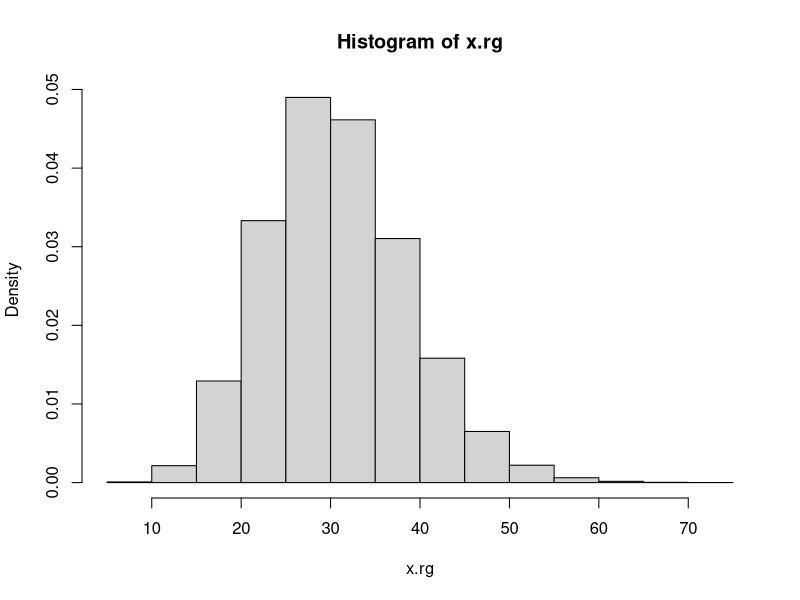
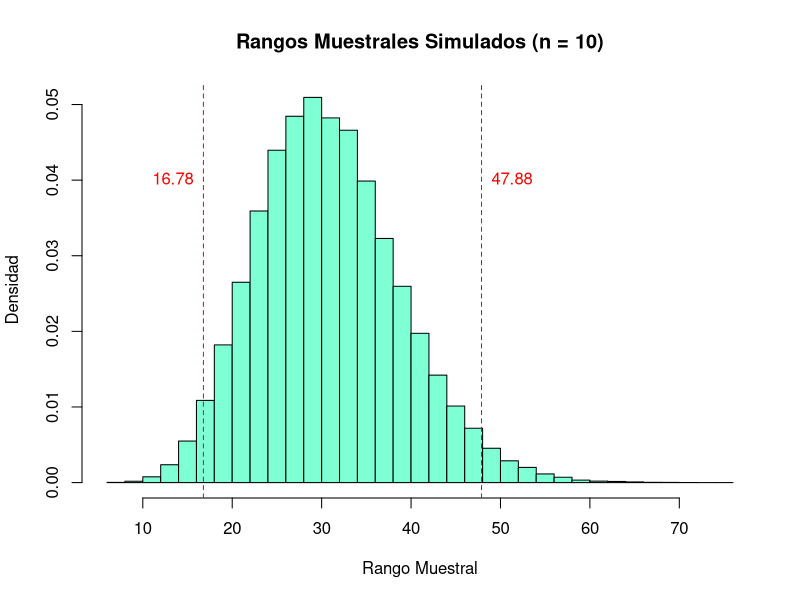
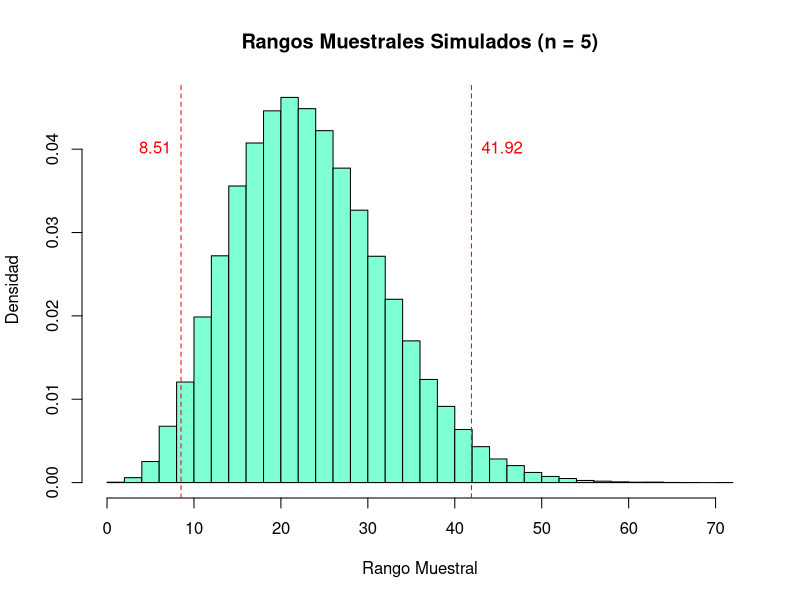
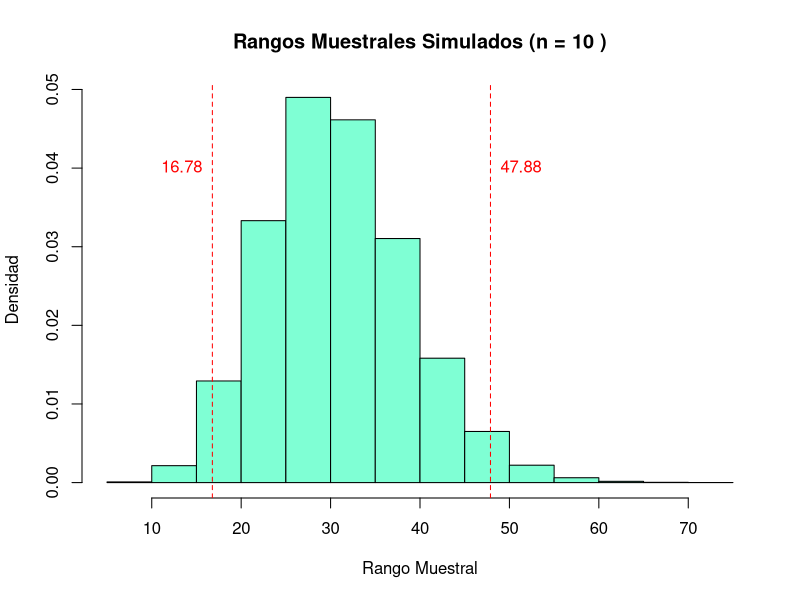
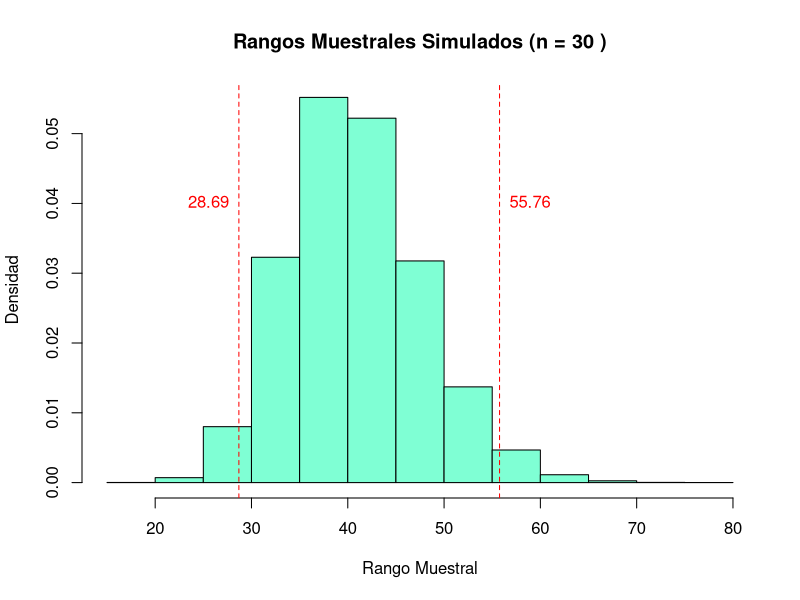
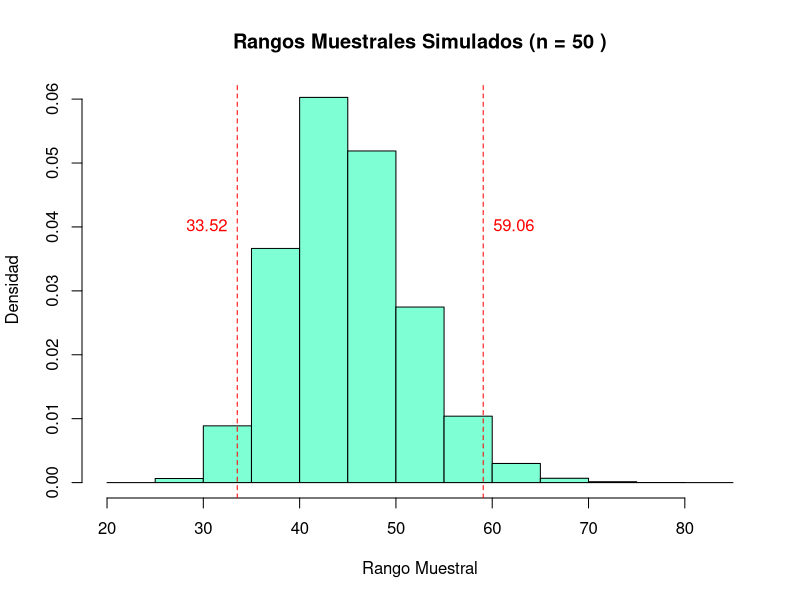
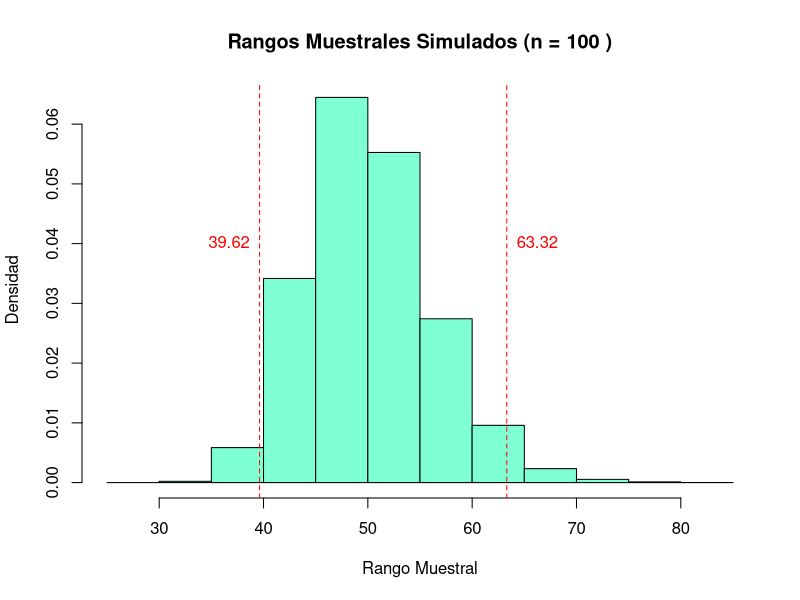
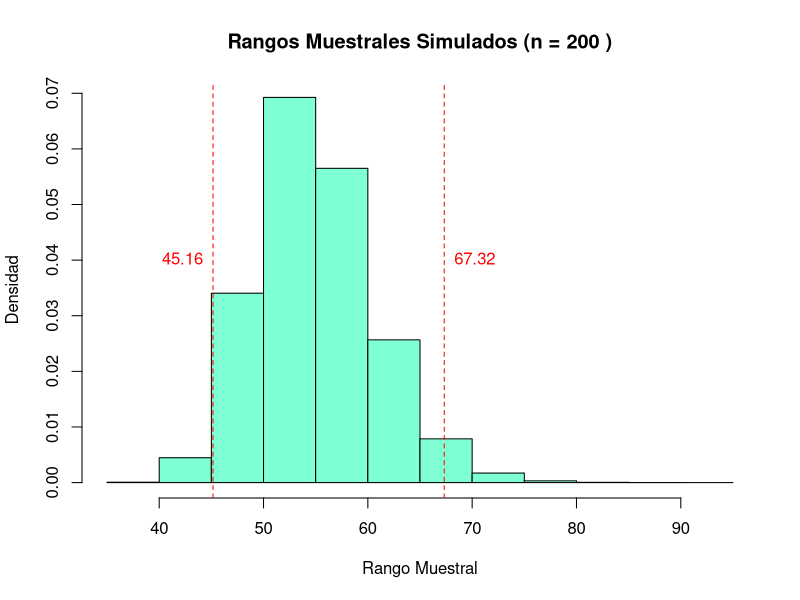

Write the R code that produced these figures, in order. (Note: this script raises an error after producing the figures.)

### -------------------------------------- ###
### ---------- Evaluación FINAL ---------- ###
### -------------------------------------- ###


### -------------------------------------- ###
###     4.2 Rango de una Muestra NORMAL    ###
### -------------------------------------- ###


### -------------------------------------- ###
###    Introducción Teórica - Ejemplo 4.3
### -------------------------------------- ###


# Simulación de 100,000 muestras de tamaño 10, extraídas de una distribución normal 
# con una media de 100 y un desvío estándar de 10: NORM(mu=100, sg=10) 
# Luego, calcula el rango (diferencia entre el valor máximo y el mínimo) de cada muestra 
# y finalmente presenta un resumen estadístico y gráfico de estos rangos.

set.seed(1237)                  # Semilla para reproducibilidad.
m = 100000                      # Número de simulaciones a realizar.
n = 10                          # Tamaño de cada muestra.
mu = 100                        # Media de la distribución normal.
sg = 10                         # Desvío estándar de la distribución normal.
x = rnorm(m*n, mu, sg)          # Genera m*n valores aleatorios de una distr. normal NORM(mu, sg)
DTA = matrix(x, m)              # Convierte el vector x en una matriz con m filas.
x.mx = apply(DTA, 1, max)       # Máximo de cada fila de la matriz DTA.
x.mn = apply(DTA, 1, min)       # Mínimo de cada fila de la matriz DTA.
x.rg = x.mx - x.mn              # Rango (máximo - mínimo) para cada muestra.
rg_mean <- mean(x.rg)           # Media de los rangos.
rg_sd <- sd(x.rg)               # Desvío estándar de los rangos.
rg_quantiles <- quantile(x.rg, c(0.025,0.975))  # Percentiles 2.5% y 97.5% de los rangos.
hist(x.rg, prob=T)              # Dibuja un histograma de los rangos con densidades en lugar de frecuencias.

# Rediseño del histograma del apunte.
hist(x.rg, 
     prob = TRUE, 
     breaks = 26, 
     col = "aquamarine", 
     main = "Rangos Muestrales Simulados (n = 10)", 
     xlab = "Rango Muestral", 
     ylab = "Densidad")

# Agregado de Percentiles 2.5% y 97.5%
abline(v = rg_quantiles, col = "red", lty = 2)
text(rg_quantiles[1], 0.04, labels = round(rg_quantiles[1], 2), col = "red", pos = 2)
text(rg_quantiles[2], 0.04, labels = round(rg_quantiles[2], 2), col = "red", pos = 4)

# Valor de K para que R_unb = KR sea una estimación insesgada de sigma
k <- sg / rg_mean
k

# Intervalo de Confianza del 95% para sigma basado en el rango muestral
ic_r = rg_mean * 1/(rg_quantiles / sg)  

# Longitud promedio del IC calculado a partir de los extremos del IC
# (Resultado expresado como un factor de sigma)
E_LR <- (ic_r[1] - ic_r[2]) / sg 
E_LR

# Longitud promedio del IC calculada directamente con los percentiles de los rangos muestrales
# (Resultado expresado como un factor de sigma)
E_LR2 <- rg_mean * (1/rg_quantiles[1] - 1/rg_quantiles[2]) 
E_LR2


# Mostrar los valores en la consola
cat("Intervalo de confianza del 95% para sigma basado en R =", ic_r, "\n")
cat("Longitud del IC =", E_LR, "sigma\n\n")



### -------------------------------------- ###
###       Problemas de la sección 4.2
### -------------------------------------- ###


# Problema 4.13 
# -------------

# Variación del ejemplo 4.3 para muestras de tamaño 5.

set.seed(1237)                  # Semilla para reproducibilidad.
m = 100000                      # Número de simulaciones a realizar.
n = 5                           # Tamaño de cada muestra.
mu = 100                        # Media de la distribución normal.
sg = 10                         # Desvío estándar de la distribución normal.
x = rnorm(m*n, mu, sg)          # Genera m*n valores aleatorios de una distr. normal NORM(mu, sg)
DTA = matrix(x, m)              # Convierte el vector x en una matriz con m filas.
x.mx = apply(DTA, 1, max)       # Máximo de cada fila de la matriz DTA.
x.mn = apply(DTA, 1, min)       # Mínimo de cada fila de la matriz DTA.
x.rg = x.mx - x.mn              # Rango (máximo - mínimo) para cada muestra.
rg_mean <- mean(x.rg)           # Media de los rangos.
rg_sd <- sd(x.rg)               # Desvío estándar de los rangos.
rg_quantiles <- quantile(x.rg, c(0.025,0.975))  # Calcula los percentiles 2.5% y 97.5% de los rangos.

# Histograma de los rangos con densidades en lugar de frecuencias.
hist(x.rg, 
     prob = TRUE, 
     breaks = 30, 
     col = "aquamarine", 
     main = "Rangos Muestrales Simulados (n = 5)", 
     xlab = "Rango Muestral", 
     ylab = "Densidad")

# Agregado de Percentiles 2.5% y 97.5%
abline(v = rg_quantiles, col = "red", lty = 2)
text(rg_quantiles[1], 0.04, labels = round(rg_quantiles[1], 2), col = "red", pos = 2)
text(rg_quantiles[2], 0.04, labels = round(rg_quantiles[2], 2), col = "red", pos = 4)

# Valor de K para que R_unb = KR sea una estimación insesgada de sigma
k <- sg / rg_mean
k

# Intervalo de Confianza del 95% para sigma basado en el rango muestral
ic_r = rg_mean * 1/(rg_quantiles / sg)  

# Longitud promedio del IC calculado a partir de los extremos del IC
# (Resultado expresado como un factor de sigma)
E_LR <- (ic_r[1] - ic_r[2]) / sg 
E_LR

# Longitud promedio del IC calculada directamente con los percentiles de los rangos muestrales
# (Resultado expresado como un factor de sigma)
E_LR2 <- rg_mean * (1/rg_quantiles[1] - 1/rg_quantiles[2]) 
E_LR2


# Mostrar los valores en la consola
cat("Intervalo de confianza del 95% para sigma basado en R =", ic_r, "\n")
cat("Longitud del IC =", E_LR, "sigma\n\n")



# Problema 4.14 
# -------------

set.seed(1237)                  # Semilla para reproducibilidad.
m = 100000                      # Número de simulaciones a realizar para valores grandes de n.
n_values <- c(10, 30, 50, 100, 200, 500, 1000, 2000)  # Tamaños de muestra a probar.
mu = 100                        # Media de la distribución normal.
sg = 10                         # Desvío estándar de la distribución normal.

for (n in n_values) {
  x = rnorm(m*n, mu, sg)        # Genera m*n valores aleatorios de una distr. normal NORM(mu, sg)
  DTA = matrix(x, m)            # Convierte el vector x en una matriz con m filas.
  x.mx = apply(DTA, 1, max)     # Máximo de cada fila de la matriz DTA.
  x.mn = apply(DTA, 1, min)     # Mínimo de cada fila de la matriz DTA.
  x.rg = x.mx - x.mn            # Rango (máximo - mínimo) para cada muestra.
  rg_mean <- mean(x.rg)         # Media de los rangos.
  rg_sd <- sd(x.rg)             # Desvío estándar de los rangos.
  rg_quantiles <- quantile(x.rg, c(0.025,0.975))  # Calcula los percentiles 2.5% y 97.5% de los rangos.
  
  # Valor de K para que R_unb = KR sea una estimación insesgada de sigma
  K <- sg / rg_mean
  
  # Verificar cuál de los valores propuestos de K es más apropiado (Resultado debe ser próximo a 1)
  K_1_3 <- rg_mean / (3 * sg)
  K_1_4 <- rg_mean / (4 * sg)
  K_1_5 <- rg_mean / (5 * sg)
  K_1_6 <- rg_mean / (6 * sg)
  
  # Imprimir los resultados
  cat("n =", n, "\n")
  cat("Valor de K =", K, "\n")
  cat("K (1/3) =", K_1_3, "\n")
  cat("K (1/4) =", K_1_4, "\n")
  cat("K (1/5) =", K_1_5, "\n")
  cat("K (1/6) =", K_1_6, "\n")
  cat("Media de los rangos =", rg_mean, "\n")
  cat("Desvío estándar de los rangos =", rg_sd, "\n")
  cat("Cuantiles 0.025 y 0.975 =", rg_quantiles, "\n\n")
  
  # Dibuja un histograma de los rangos con densidades en lugar de frecuencias.
  hist(x.rg, 
       prob = TRUE, 
       #breaks = 20, 
       col = "aquamarine", 
       main = paste("Rangos Muestrales Simulados (n =", n, ")"), 
       xlab = "Rango Muestral", 
       ylab = "Densidad")
  
  # Agregado de Percentiles 2.5% y 97.5%
  abline(v = rg_quantiles, col = "red", lty = 2)
  text(rg_quantiles[1], 0.04, labels = round(rg_quantiles[1], 2), col = "red", pos = 2)
  text(rg_quantiles[2], 0.04, labels = round(rg_quantiles[2], 2), col = "red", pos = 4)
}



# Problema 4.15 
# -------------


# Ítem a)
# -------
set.seed(1237)                  # Semilla para reproducibilidad.
m = 100000                      # Número de simulaciones a realizar.
n = 10                          # Tamaño de cada muestra.
mu = 100                        # Media de la distribución normal.
sg = 10                         # Desvío estándar de la distribución normal.
x = rnorm(m*n, mu, sg)          # Genera m*n valores aleatorios de una distr. normal NORM(mu, sg)
DTA = matrix(x, m)              # Convierte el vector x en una matriz con m filas.
x.sd = apply(DTA, 1, sd)        # Desvío estándar de cada fila de la matriz DTA.
sd_mean <- mean(x.sd)           # Media de las desviaciones estándar muestrales.
sd_sd <- sd(x.sd)               # Desvío estándar de las desviaciones estándar muestrales.

# Valor de a para que S_unb = aS sea una estimación insesgada de sigma
a <- sg / sd_mean
a

# Valor de a teórico basado en la distribución chi-cuadrado 
c <- sqrt(2 / (n - 1)) * sqrt(qchisq(0.5, df = n - 1))
a_teorico <- 1 / c
a_teorico


# Ítem b)
# -------

# Intervalo de Confianza del 95% para sigma basado en el desvío estándar
sd_quantiles <- quantile(x.sd, c(0.025,0.975))
ic_s = sd_mean * 1/(sd_quantiles / sg)  

# Longitud promedio del IC calculado a partir de los extremos del IC
# (Resultado expresado como un factor de sigma)
E_LS <- (ic_s[1] - ic_s[2]) / sg 
E_LS

# Longitud promedio del IC calculada directamente con los percentiles de los desvíos
# (Resultado expresado como un factor de sigma)
E_LS2 <- sd_mean * (1/sd_quantiles[1] - 1/sd_quantiles[2]) 
E_LS2


# Límites de confianza del 95% de la distribución chi-cuadrado
chi_sq_limits <- qchisq(c(0.025, 0.975), df = n - 1)

# Intervalo de confianza del 95% para S usando la distribución chi-cuadrado
ic_s_chisq <- sqrt((n - 1) * sd_mean^2 / chi_sq_limits)

# Longitud promedio del IC a partir de la distribución chi-cuadrado
# (Resultado expresado como un factor de sigma)
E_LS_chisq <- (ic_s_chisq[1] - ic_s_chisq[2]) / sg
E_LS_chisq

# Mostrar los valores en la consola
cat("Media de los desvíos =", sd_mean, "\n\n")
cat("Intervalo de confianza del 95% para sigma basado en S =", ic_s, "\n")
cat("Longitud del IC =", E_LS, "sigma\n\n")
cat("Intervalo de confianza del 95% para sigma basado en chi-cuadrado =", ic_s_chisq, "\n")
cat("Longitud del IC =", E_LS_chisq, "sigma\n\n")


# Dibuja un histograma de las desviaciones estándar con densidades en lugar de frecuencias.
hist(x.sd, 
     prob = TRUE, 
     # breaks = 50, 
     col = "aquamarine", 
     main = "Desvíos Estándar Muestrales Simulados (n = 10)", 
     xlab = "Desvío Estándar Muestral", 
     ylab = "Densidad")

# Agregado del valor de la media
abline(v = sd_mean, col = "red", lty = 2)
text(sd_mean, 0.17, labels = round(sd_mean, 2), col = "red", pos = 4)

# Agregado de Percentiles 2.5% y 97.5%
abline(v = sd_quantiles, col = "red", lty = 2)
text(sd_quantiles[1], 0.10, labels = round(sd_quantiles[1], 2), col = "red", pos = 2)
text(sd_quantiles[2], 0.10, labels = round(sd_quantiles[2], 2), col = "red", pos = 4)



# Ítem c)
# -------
set.seed(1237)                  # Semilla para reproducibilidad.
m = 100000                      # Número de simulaciones a realizar.
n = 10                          # Tamaño de cada muestra.
mu = 100                        # Media de la distribución normal.
sg = 10                         # Desvío estándar de la distribución normal.
x = rnorm(m*n, mu, sg)          # Genera m*n valores aleatorios de una distr. normal NORM(mu, sg)
DTA = matrix(x, m)              # Convierte el vector x en una matriz con m filas.

# Calcular R y R_unb (Por si las variables del entorno fueron modificadas)
x.mx = apply(DTA, 1, max)       # Máximo de cada fila de la matriz DTA.
x.mn = apply(DTA, 1, min)       # Mínimo de cada fila de la matriz DTA.
x.rg = x.mx - x.mn              # Rango (máximo - mínimo) para cada muestra.
mean_rg = mean(x.rg)            # Media de los rangos.
K = sg / mean_rg                # Valor de K para que R_unb = KR sea una estimación insesgada de sigma.
R_unb = K * x.rg                # Estimador insesgado de sigma basado en el rango.
var_R_unb = var(R_unb)          # Varianza de R_unb.

# Calcular S y S_unb  (Por si las variables del entorno fueron modificadas)
x.sd = apply(DTA, 1, sd)        # Desvío estándar de cada fila de la matriz DTA.
mean_sd = mean(x.sd)            # Media de las desviaciones estándar muestrales.
a = sg / mean_sd                # Valor de a para que S_unb = aS sea una estimación insesgada de sigma.
S_unb = a * x.sd                # Estimador insesgado de sigma basado en S.
var_S_unb = var(S_unb)          # Varianza de S_unb.

# Comparar varianzas
cat("Varianza de S_unb:", var_S_unb, "\n")
cat("Varianza de R_unb:", var_R_unb, "\n")
cat("¿V(R_unb) >= V(S_unb)?", var_R_unb >= var_S_unb, "\n")



# Problema 4.16 
# -------------

set.seed(1237)                  # Semilla para reproducibilidad.
m = 100000                      # Número de simulaciones a realizar.
n = 2                           # Tamaño de cada muestra.
mu = 100                        # Media de la distribución normal.
sg = 10                         # Desvío estándar de la distribución normal.
x = rnorm(m*n, mu, sg)          # Genera m*n valores aleatorios de una distr. normal NORM(mu, sg)
DTA = matrix(x, m)              # Convierte el vector x en una matriz con m filas.
x.mx = apply(DTA, 1, max)       # Máximo de cada fila de la matriz DTA.
x.mn = apply(DTA, 1, min)       # Mínimo de cada fila de la matriz DTA.
x.rg = x.mx - x.mn              # Rango (máximo - mínimo) para cada muestra.
x.sd = apply(DTA, 1, sd)        # Desvío estándar de cada fila de la matriz DTA.

# Relación entre el rango y el desvío estándar
relation <- x.rg / x.sd         # Relación entre el rango y desvío estándar muestral
mean(relation)                  # Media de la relación. (Debería ser cercano a sqrt(2) )

# Estimador insesgado de sigma basado en rango muestral
K = sg / mean(x.rg)             # Valor de K para que R_unb = KR sea una estimación insesgada de sigma.
R_unb = K * x.rg                # Estimador insesgado de sigma basado en el rango.

# Estimador insesgado de sigma basado en desvío estándar muestral
a = sg / mean(x.sd)             # Valor de a para que S_unb = aS sea una estimación insesgada de sigma.
S_unb = a * x.sd                # Estimador insesgado de sigma basado en S.

# Relación entre los estimadores insesgados de sigma
relation_unb <- R_unb / S_unb
mean(relation_unb)

# Mostrar resultados
cat("Promedio de la relación rango / desvío estándar muestral: ", mean(relation), "\n")
cat("Promedio de la relación de los estimadores insesgados: ", mean(relation_unb), "\n")




# Problema 4.17 
# -------------


# Ítem a)
# -------
set.seed(1237)                  # Semilla para reproducibilidad.
m = 100000                      # Número de simulaciones a realizar.
n = 10                          # Tamaño de cada muestra.
mu = 100                        # Media de la distribución uniforme.
sg = 10                         # Desvío estándar de la distribución uniforme.
a = mu - sqrt(3) * sg           # Límite inferior de la distribución uniforme.
b = mu + sqrt(3) * sg           # Límite superior de la distribución uniforme.
x = runif(m*n, a, b)            # Genera m*n valores aleatorios de una distr. uniforme.
DTA = matrix(x, m)              # Convierte el vector x en una matriz con m filas.
x.mx = apply(DTA, 1, max)       # Máximo de cada fila de la matriz DTA.
x.mn = apply(DTA, 1, min)       # Mínimo de cada fila de la matriz DTA.
x.rg = x.mx - x.mn              # Rango (máximo - mínimo) para cada muestra.
x.sd = apply(DTA, 1, sd)        # Desvío estándar de cada fila de la matriz DTA.

# Estimador insesgado de sigma basado en rango muestral
K = sg / mean(x.rg)             # Valor de K para que R_unb = KR sea una estimación insesgada de sigma.
R_unb = K * x.rg                # Estimador insesgado de sigma basado en el rango.

# Estimador insesgado de sigma basado en desvío estándar muestral
a = sg / mean(x.sd)             # Valor de a para que S_unb = aS sea una estimación insesgada de sigma.
S_unb = a * x.sd                # Estimador insesgado de sigma basado en S.

# Mostrar los valores en la consola
cat("Constante K para el rango:", K, "\n")
cat("Constante K para el desvío estándar:", a, "\n")
cat("Media del estimador insesgado de sigma basado en rango muestral:", mean(R_unb), "\n")
cat("Media del estimador insesgado de sigma basado en desvío estándar muestral:", mean(S_unb), "\n")



# Ítem b)
# -------

# Calcular las varianzas
var_R_unb = var(R_unb)
var_S_unb = var(S_unb)

# Comparar varianzas
cat("Varianza de R_unb:", var_R_unb, "\n")
cat("Varianza de S_unb:", var_S_unb, "\n")
cat("¿V(R_unb) < V(S_unb)?", var_R_unb < var_S_unb, "\n")



# Ítem c)
# -------

# Calcular los cuantiles de R_unb y S_unb
quantiles_R_unb <- quantile(R_unb, c(0.025, 0.975))
quantiles_S_unb <- quantile(S_unb, c(0.025, 0.975))

# Intervalos de confianza del 95% para sigma basado en R_unb y S_unb
ic_runb = mean(R_unb) / (quantiles_R_unb / sg) # 14.760343  8.392721 
ic_sunb = mean(S_unb) / (quantiles_S_unb / sg) # 15.355552  7.666517

# En términos de sigma
ic_runb_sg = mean(R_unb) / (quantiles_R_unb ) # 1.4760343  0.8392721 
ic_sunb_sg = mean(S_unb) / (quantiles_S_unb ) # 1.5355552  0.7666517

# Longitud promedio del IC del 95% para sigma basado en R_unb y S_unb
# (Resultado expresado como un factor de sigma)
E_LRunb <- ic_runb_sg[1] - ic_runb_sg[2]
E_LSunb <- ic_sunb_sg[1] - ic_sunb_sg[2]


# Mostrar los valores en la consola
cat("Cuantiles de R_unb:", quantiles_R_unb, "\n")
cat("Cuantiles de S_unb:", quantiles_S_unb, "\n\n")
cat("IC del 95% para sigma basado en R_unb:", ic_runb, "\n")
cat("IC del 95% para sigma basado en R_unb en función de sigma:", ic_runb_sg, "(sigma)\n\n")
cat("IC del 95% para sigma basado en S_unb:", ic_sunb, "\n")
cat("IC del 95% para sigma basado en S_unb en función de sigma:", ic_sunb_sg, "(sigma)\n\n")
cat("Longitud del intervalo basado en R_unb:", E_LRunb, "sigma\n")
cat("Longitud del intervalo basado en S_unb:", E_LSunb, "sigma\n\n")


# Determinar cuál intervalo tiene la longitud esperada más corta
if (E_LRunb < E_LSunb) {
  cat("El intervalo de confianza basado en R_unb tiene la longitud esperada más corta.\n")
} else {
  cat("El intervalo de confianza basado en S_unb tiene la longitud esperada más corta.\n")
}


# Histograma de los rangos con densidades en lugar de frecuencias.
hist(R_unb, 
     prob = TRUE, 
     breaks = 26, 
     col = "aquamarine", 
     main = "Estimadores insesgados R_unb para sigma (Distr. Unif.)", 
     xlab = "R_unb", 
     ylab = "Densidad")

# Agregado de Percentiles 2.5% y 97.5%
abline(v = quantiles_R_unb, col = "red", lty = 2)
text(quantiles_R_unb[1], 0.20, labels = round(quantiles_R_unb[1], 2), col = "red", pos = 2)
text(quantiles_R_unb[2], 0.20, labels = round(quantiles_R_unb[2], 2), col = "red", pos = 4)


# Histograma de los desvíos estándar con densidades en lugar de frecuencias.
hist(S_unb, 
     prob = TRUE, 
     breaks = 26, 
     col = "aquamarine", 
     main = "Estimadores insesgados S_unb para sigma (Distr. Unif.)", 
     xlab = "S_unb", 
     ylab = "Densidad")

# Agregado de Percentiles 2.5% y 97.5%
abline(v = quantiles_S_unb, col = "red", lty = 2)
text(quantiles_S_unb[1], 0.20, labels = round(quantiles_S_unb[1], 2), col = "red", pos = 2)
text(quantiles_S_unb[2], 0.20, labels = round(quantiles_S_unb[2], 2), col = "red", pos = 4)
